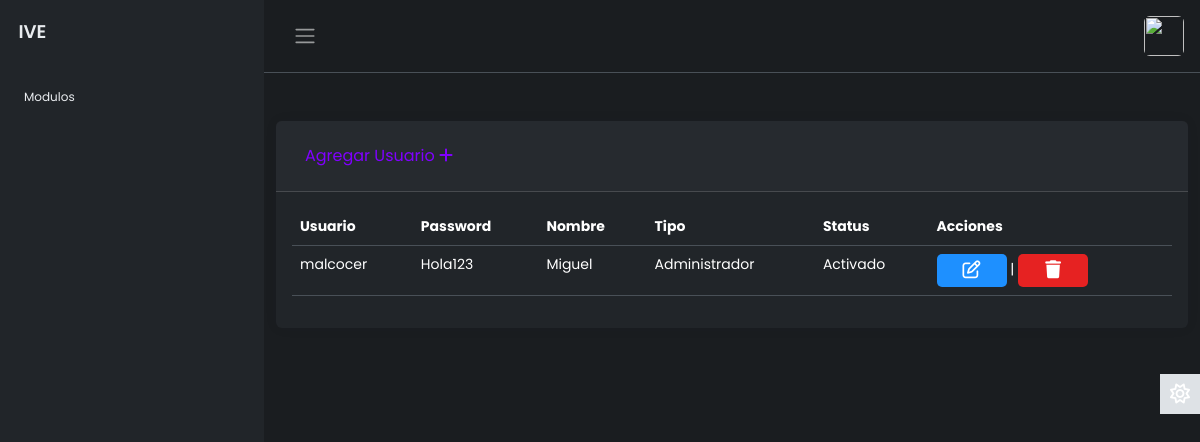
/modulos/usuarios/index.php (signed in), run on an earlier commit of the app's database.
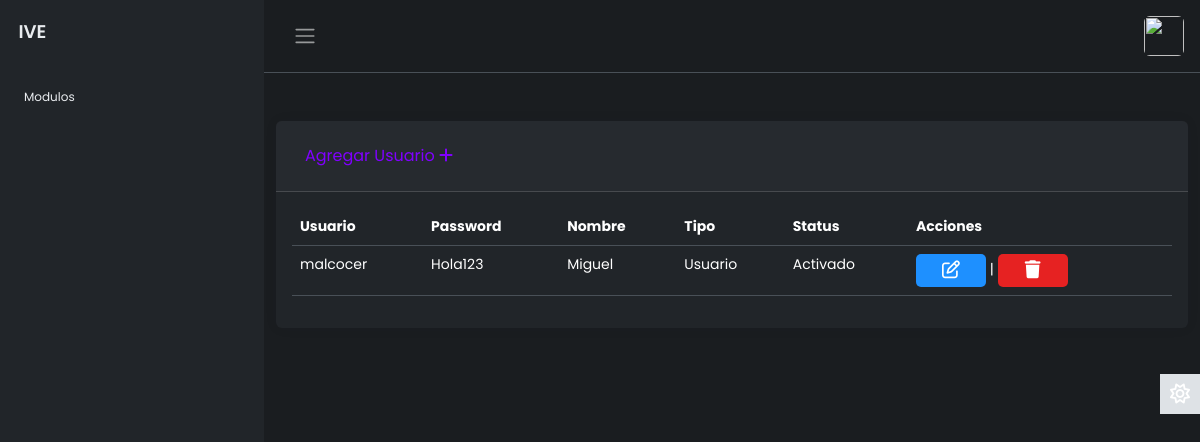
And on a later commit of the database.
### tables this page shows
CREATE TABLE `usuarios` (
  `idusuario` int(11) NOT NULL,
  `usuario` varchar(30) NOT NULL,
  `password` varchar(30) NOT NULL,
  `nombre` varchar(100) NOT NULL,
  `lactivo` int(11) NOT NULL,
  `idPerfil` int(11) DEFAULT NULL
);

### modulos/usuarios/MostrarUsuarios.php (the view, shortened to what this page needs)
<?php
if ($result->num_rows > 0) {
    while ($row = $result->fetch_assoc()) { ?>
        <tr class="">
            <td scope="row"><?php echo $row['usuario'] ?></td>
            <td scope="row"><?php echo $row['password'] ?></td>
            <td><?php echo $row['nombre'] ?></td>
            <td><?php echo ($row['idPerfil'] == 1) ? 'Administrador' : 'Usuario'; ?></td>
            <td><?php echo ($row['lactivo'] == 1) ? 'Activado' : 'Desactivado'; ?></td>
            <td>
              <a name="btneditar" id="btneditar" class="btn edit" href="EditarUsuario.php?txtID=<?php echo $row['idusuario']; ?>" role="button"><i class="fa-regular fa-pen-to-square"></i></a>
              <span>|</span>
              <a class="btn delete" href="javascript:void(0);" onclick="borrar(<?php echo $row['idusuario']; ?>, '<?php echo $row['nombre']; ?>')" role="button"><i class="fa-solid fa-trash"></i></a>
            </td>
        </tr>
<?php
    }
} else {
    $Resultado .= "<tr><td colspan='3'>No se encontraron registros.</td></tr>";
} ?>

### layout/top.php (shortened to what this page needs)
<!DOCTYPE html>
<html lang="en" data-bs-theme="dark">
<head>
    <link href="https://cdn.jsdelivr.net/npm/bootstrap@5.3.3/dist/css/bootstrap.min.css" rel="stylesheet">
    <link rel="stylesheet" href="https://cdnjs.cloudflare.com/ajax/libs/font-awesome/6.4.2/css/all.min.css" />
    <link rel="stylesheet" href="http://localhost/layout/style.css">
    <link rel="stylesheet" href="http://localhost/layout/buttons.css">
    <link href="https://cdn.jsdelivr.net/npm/vanilla-datatables@latest/dist/vanilla-dataTables.min.css" rel="stylesheet" type="text/css">
</head>
<body>
    <div class="wrapper">
        <aside id="sidebar" class="js-sidebar">
            <div class="h-100">
                <div class="sidebar-logo">
                    <a href="/ivephp">IVE</a>
                </div>
                <ul class="sidebar-nav">
                    <li class="sidebar-header">
                        Modulos
                    </li>
                </ul>
            </div>
        </aside>
        <div class="main">
            <nav class="navbar navbar-expand px-3 border-bottom">
                <button class="btn" id="sidebar-toggle" type="button">
                    <span class="navbar-toggler-icon"></span>
                </button>
                <div class="navbar-collapse navbar">
                    <ul class="navbar-nav">
                        <li class="nav-item dropdown">
                            <a href="#" data-bs-toggle="dropdown" class="nav-icon pe-md-0">
                                <img src="" class="avatar img-fluid rounded" alt="">
                            </a>
                        </li>
                    </ul>
                </div>
            </nav>

### modulos/usuarios/index.php (shortened to what this page needs)
<?php
require("../../config/dbcontext.php");
$sql = "SELECT * FROM usuarios where usuario <> 'BAJA'";
$result = $link->query($sql);
include("../../layout/top.php")
?>
<div class="container mt-5">
  <div class="row justify-content-center">
    <div class="col-sm-12">
      <div class="card border-0 ">
        <div class="card-header">
          <a class="btn mt-2 mb-2 btn-hover-gray" href="AltaUsuario.php" role="button" style="color: #8000ff">Agregar Usuario <i class="fa-solid fa-plus"></i></a>
        </div>
        <div class="card-body">
          <div class="table-responsive-sm">
            <table class="table" id="tabla_id">
              <thead>
                <tr>
                  <th scope="col">Usuario</th>
                  <th scope="col">Password</th>
                  <th scope="col">Nombre</th>
                  <th scope="col">Tipo</th>
                  <th scope="col">Status</th>
                  <th scope="col">Acciones</th>
                </tr>
              </thead>
              <tbody>
                <?php include("./MostrarUsuarios.php") ?>
              </tbody>
            </table>
          </div>
        </div>
      </div>
    </div>
  </div>
</div>
<?php include("../../layout/foot.php"); ?>

### layout/foot.php (shortened to what this page needs)
<a href="#" class="theme-toggle">
    <i class="fa-regular fa-sun"></i>
</a>
</div>
</div>
</body>
</html>

### layout/style.css (style rules this page uses)
body { font-family: 'Poppins', sans-serif; font-size: 0.875rem; opacity: 1; overflow-y: scroll; margin: 0; }
a { cursor: pointer; text-decoration: none; font-family: 'Poppins', sans-serif; }
li { list-style: none; }
.wrapper { align-items: stretch; display: flex; width: 100%; }
#sidebar { max-width: 264px; min-width: 264px; background: var(--bs-dark); transition: all 0.35s ease-in-out; }
.main { display: flex; flex-direction: column; min-height: 100vh; min-width: 0; overflow: hidden; transition: all 0.35s ease-in-out; width: 100%; background: var(--bs-dark-bg-subtle); }
.sidebar-logo { padding: 1.15rem; }
.sidebar-logo a { color: #e9ecef; font-size: 1.15rem; font-weight: 600; }
.sidebar-nav { flex-grow: 1; list-style: none; margin-bottom: 0; padding-left: 0; margin-left: 0; }
.sidebar-header { color: #e9ecef; font-size: .75rem; padding: 1.5rem 1.5rem .375rem; }
.avatar { height: 40px; width: 40px; }
.navbar-expand .navbar-nav { margin-left: auto; }
.card { box-shadow: 0 0 .875rem 0 rgba(34, 46, 60, .05); margin-bottom: 24px; }
.theme-toggle { position: fixed; top: 50%; transform: translateY(-65%); text-align: center; z-index: 10; right: 0; left: auto; border: none; background-color: var(--bs-body-color); }
html[data-bs-theme="dark"] .theme-toggle .fa-sun, html[data-bs-theme="light"] .theme-toggle .fa-moon { cursor: pointer; padding: 10px; display: block; font-size: 1.25rem; color: #FFF; }

### layout/buttons.css (style rules this page uses)
.btn.delete { font-family: "Robot", sans-serif; font-size: 18px; font-weight: bold; background-color:#e62222; width: 70px; padding: 2px; text-align: center; text-decoration: none; text-transform: uppercase; color: #fff; border-radius: 5px; cursor: pointer; box-shadow: 0 0 10px rgba(0,0,0 0.1); -webkit-transition-duration: 0.3s; transition-duration: 0.3s; -webkit-transition-property: box-shadows, transform; transition-property: box-shadow, transform; }
.btn.edit { font-family: "Robot", sans-serif; font-size: 18px; font-weight: bold; background:#1E90FF; width: 70px; padding: 2px; text-align: center; text-decoration: none; text-transform: uppercase; color: #fff; border-radius: 5px; cursor: pointer; box-shadow: 0 0 10px rgba(0,0,0 0.1); -webkit-transition-duration: 0.3s; transition-duration: 0.3s; -webkit-transition-property: box-shadows, transform; transition-property: box-shadow, transform; }

What changed in the data, as far as the page shows it:
changed usuarios "malcocer": idPerfil "Administrador" → "Usuario"
